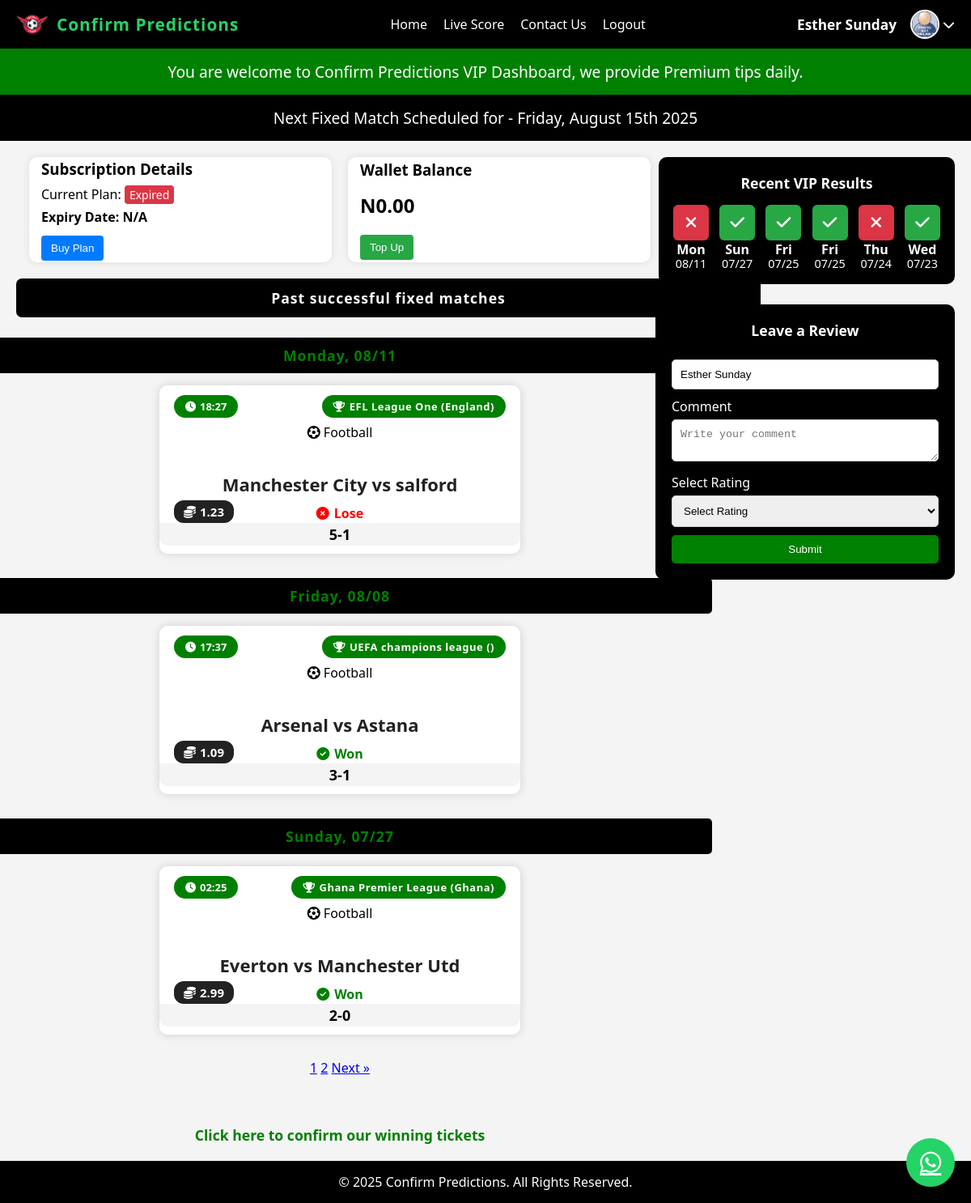
Page /vip/index (signed in) on the committed database.
### tables this page shows
CREATE TABLE `website_settings` (
  `id` int(11) NOT NULL,
  `site_name` varchar(100) DEFAULT NULL,
  `site_email` varchar(100) DEFAULT NULL,
  `logo` varchar(255) DEFAULT NULL,
  `site_url` varchar(255) DEFAULT NULL,
  `whatsapp_phone` varchar(20) DEFAULT NULL,
  `address` text NOT NULL,
  `phone1` varchar(15) NOT NULL,
  `phone2` varchar(15) NOT NULL,
  `updated_at` timestamp NOT NULL DEFAULT current_timestamp() ON UPDATE current_timestamp(),
  `paystack_secret_key` text NOT NULL,
  `paystack_public_key` text NOT NULL
);

CREATE TABLE `users` (
  `id` int(11) NOT NULL,
  `full_name` varchar(100) DEFAULT NULL,
  `email` varchar(100) NOT NULL,
  `phone` varchar(20) DEFAULT NULL,
  `password_hash` varchar(255) NOT NULL,
  `role` enum('admin','vip') DEFAULT 'vip',
  `status` enum('active','inactive','banned') DEFAULT 'active',
  `image` text DEFAULT 'uploadImage/Profile/default.png',
  `country` varchar(20) DEFAULT NULL,
  `wallet_balance` decimal(10,0) NOT NULL,
  `created_at` timestamp NOT NULL DEFAULT current_timestamp()
);

CREATE TABLE `predictions` (
  `id` int(11) NOT NULL,
  `user_id` int(4) NOT NULL,
  `type` enum('free','fixed') NOT NULL,
  `sport` varchar(20) NOT NULL,
  `match_date` datetime NOT NULL,
  `league_id` int(11) NOT NULL,
  `team_home_id` int(11) NOT NULL,
  `team_away_id` int(11) NOT NULL,
  `prediction_text` text DEFAULT NULL,
  `odds` decimal(5,2) DEFAULT NULL,
  `result` enum('pending','won','lose') DEFAULT 'pending',
  `score` varchar(10) DEFAULT NULL,
  `match_analysis` text NOT NULL,
  `created_at` timestamp NOT NULL DEFAULT current_timestamp()
);

CREATE TABLE `leagues` (
  `id` int(11) NOT NULL,
  `name` varchar(100) NOT NULL,
  `country` varchar(100) NOT NULL
);

### inc/config.php (called while the page is built, shortened)
<?php
include('../database/connect.php');
$user_id = $_SESSION["user_id"];
$stmt = $dbh->query("SELECT * FROM users where id='$user_id'");
$row_user = $stmt->fetch();
$stmt = $dbh->query("SELECT * FROM website_settings");
$row_website = $stmt->fetch();
$app_name= $row_website['site_name'] ;
$app_logo = $row_website['logo'] ;
?>

### vip/partials/container.php (the view, shortened to what this page needs)
<?php
$sql = " SELECT s.end_date, p.name AS plan_name
         FROM subscriptions s
         JOIN plans p ON s.plan_id = p.id
         WHERE s.user_id = :user_id
         ORDER BY s.id DESC
         LIMIT 1";
$stmt = $dbh->prepare($sql);
$stmt->execute(['user_id' => $user_id]);
$subscription = $stmt->fetch(PDO::FETCH_ASSOC);
$expiry_date = $subscription['end_date'] ?? null;
$plan_name   = $subscription['plan_name'] ?? null;
$is_expired = false;
?>
<div class="main-content">
    <div class="cards-row" id="loading-cards">
        <div class="card" style="padding: 15px; display: flex; flex-direction: column; align-items: flex-start;">
            <h3 style="margin-top:0; margin-bottom: 8px;">Subscription Details</h3>
            <div style="margin-bottom: 6px; font-size: 16px;">
                Current Plan:
                <?php if ($is_expired || !$plan_name): ?>
                    <span style="background:#dc3545; color:#fff; padding:2px 6px; border-radius:4px; font-size:14px;">
                        Expired
                    </span>
                <?php else: ?>
                    <?php echo htmlspecialchars($plan_name); ?>
                <?php endif; ?>
            </div>
            <div style="font-size: 16px; font-weight: bold; margin-bottom: 12px;">
                Expiry Date:
                <?php
                if ($expiry_date) {
                    echo date("F j, Y", strtotime($expiry_date));
                } else {
                    echo 'N/A';
                }
                ?>
            </div>
            <div style="display: flex; gap: 10px;">
                <button
                    style="background:#007bff; color:#fff; padding:8px 12px; border:none; border-radius:4px; cursor:pointer;
                    <?php echo (!$is_expired && $plan_name) ? 'opacity:0.6; cursor:not-allowed;' : ''; ?>"
                    <?php echo (!$is_expired && $plan_name) ? 'disabled' : 'onclick="window.location.href=\'buy-plan\'"'; ?>>
                    Buy Plan
                </button>
            </div>
        </div>
        <div class="card" style="padding: 15px; display: flex; flex-direction: column; align-items: flex-start;">
            <h3 style="margin-top:0; margin-bottom: 15px;">Wallet Balance</h3>
            <div style="font-size: 24px; font-weight: bold; margin-bottom: 20px;">
                N<?php echo isset($row_user['wallet_balance']) ? number_format($row_user['wallet_balance'], 2) : '0.00'; ?>
            </div>
            <div style="display: flex; gap: 10px;">
                <button id="btn-topup" style="background:#28a745; color:#fff; padding:8px 12px; border:none; border-radius:4px; cursor:pointer;">
                    Top Up
                </button>
            </div>
        </div>
    </div>
    <div class="past-label">
        Past successful fixed matches
    </div>
    <?php
    $limit = 3;
    $page = isset($_GET['page']) ? max(1, intval($_GET['page'])) : 1;
    $offset = ($page - 1) * $limit;
    $sql_dates = "
        SELECT DISTINCT DATE(match_date) AS match_day
        FROM predictions
        WHERE type = 'fixed' AND result IN ('won', 'lose')
        ORDER BY match_day DESC
        LIMIT :limit OFFSET :offset
    ";
    $stmt_dates = $dbh->prepare($sql_dates);
    $stmt_dates->bindValue(':limit', $limit, PDO::PARAM_INT);
    $stmt_dates->bindValue(':offset', $offset, PDO::PARAM_INT);
    $stmt_dates->execute();
    $days = $stmt_dates->fetchAll(PDO::FETCH_COLUMN);
    $sql_count = "
        SELECT COUNT(DISTINCT DATE(match_date)) AS total_days
        FROM predictions
        WHERE type = 'fixed' AND result IN ('won', 'lose')
    ";
    $total_days = $dbh->query($sql_count)->fetchColumn();
    $total_pages = ceil($total_days / $limit);
    if ($days):
    ?>
    <div class="past-matches">
        <?php foreach ($days as $day): ?>
            <?php
            $sql_matches = "
                SELECT p.*,
                       th.name AS home_team,
                       ta.name AS away_team,
                       l.name AS league_name,
                       l.country AS league_country
                FROM predictions p
                JOIN teams th ON p.team_home_id = th.id
                JOIN teams ta ON p.team_away_id = ta.id
                JOIN leagues l ON p.league_id = l.id
                WHERE DATE(p.match_date) = :match_day AND p.type = 'fixed' AND p.result IN ('won', 'lose')
                ORDER BY p.match_date ASC
            ";
            $stmt_matches = $dbh->prepare($sql_matches);
            $stmt_matches->bindValue(':match_day', $day);
            $stmt_matches->execute();
            $matches = $stmt_matches->fetchAll(PDO::FETCH_ASSOC);
            ?>
            <div class="past-matches-day">
                <div class="match-label"><?php echo date('l, m/d', strtotime($day)); ?></div>
                <div class="match-day-cards">
                    <?php foreach ($matches as $match): ?>
                        <div class="match-card">
                            <div class="league">
                                <i class="fas fa-trophy"></i>
                                <?php echo htmlspecialchars($match['league_name'] . ' (' . $match['league_country'] . ')'); ?>
                            </div>
                            <div class="sport-type">
                                <i class="fas fa-futbol"></i>
                                <?php echo isset($match['sport_type']) ? htmlspecialchars(ucfirst($match['sport_type'])) : 'Football'; ?>
                            </div>
                            <div class="time">
                                <i class="fas fa-clock"></i>
                                <?php echo date('H:i', strtotime($match['match_date'])); ?>
                            </div>
                            <div class="teams">
                                <?php echo htmlspecialchars($match['home_team'] . ' vs ' . $match['away_team']); ?>
                            </div>
                            <div class="odds">
                                <i class="fas fa-coins"></i>
                                <?php echo htmlspecialchars($match['odds']); ?>
                            </div>
                            <div id="result">
                                <?php if ($match['result'] === 'won'): ?>
                                    <span style="float:right; display: flex; align-items: center;">
                                        <i class="fas fa-check-circle" style="color:green;font-weight:bold; margin-right: 6px;"></i>
                                        <span style="color:green;font-weight:bold;">Won</span>
                                    </span>
                                <?php elseif ($match['result'] === 'lose'): ?>
                                    <span style="float:right; display: flex; align-items: center;">
                                        <i class="fas fa-times-circle" style="color:red;font-weight:bold; margin-right: 6px;"></i>
                                        <span style="color:red;font-weight:bold;">Lose</span>
                                    </span>
                                <?php endif; ?>
                            </div>
                            <div class="score">
                                <?php echo htmlspecialchars($match['score']); ?>
                            </div>
                        </div>
                    <?php endforeach; ?>
                </div>
            </div>
        <?php endforeach; ?>
        <div class="pagination">
            <?php for ($i = 1; $i <= $total_pages; $i++): ?>
                <a href="?page=<?php echo $i; ?>" class="page-link<?php echo $i == $page ? ' active' : ''; ?>"><?php echo $i; ?></a>
            <?php endfor; ?>
            <?php if ($page < $total_pages): ?>
                <a href="?page=<?php echo $page + 1; ?>" class="page-link">Next &raquo;</a>
            <?php endif; ?>
        </div>
    </div>
    <?php else: ?>
        <div class="past-matches">
            <p>No successful fixed matches found.</p>
        </div>
    <?php endif; ?>
    <div class="confirmation-link">
        <a href="../index">Click here to confirm our winning tickets</a>
    </div>
</div>
<div class="sidebar">
    <div class="vip-results">
        <?php
        $sql = "SELECT result_date, outcome FROM vip_results ORDER BY result_date DESC LIMIT 6";
        $stmt = $dbh->prepare($sql);
        $stmt->execute();
        $results = $stmt->fetchAll(PDO::FETCH_ASSOC);
        function getDayName($date) {
            return date('D', strtotime($date));
        }
        ?>
        <h4>Recent VIP Results</h4>
        <div class="result-grid">
            <?php foreach ($results as $row): ?>
                <div class="result-day <?= $row['outcome'] === 'won' ? 'won' : 'lose' ?>">
                    <div class="icon-square" style="background:<?= $row['outcome'] === 'won' ? '#28a745' : '#dc3545' ?>;color:#fff;">
                        <i class="fas <?= $row['outcome'] === 'won' ? 'fa-check' : 'fa-times' ?>"></i>
                    </div>
                    <div class="day"><?= getDayName($row['result_date']) ?></div>
                    <div class="date"><?= date('m/d', strtotime($row['result_date'])) ?></div>
                </div>
            <?php endforeach; ?>
        </div>
    </div>
    <div class="review-section">
        <h4>Leave a Review</h4>
        <form class="review-form" method="POST">
            <input type="text" name="full_name" value="<?php echo isset($row_user['full_name']) ? htmlspecialchars($row_user['full_name']) : ''; ?>" required>
            <label for="comment">Comment</label>
            <textarea id="comment" name="comment" placeholder="Write your comment" required></textarea>
            <label for="rating">Select Rating</label>
            <select id="rating" name="rating" required>
                <option value="">Select Rating</option>
            </select>
            <button type="submit" name="btnreview">Submit</button>
        </form>
    </div>
</div>
<?php include 'partials/whatsapp.php'; ?>

### vip/index.php (shortened to what this page needs)
<?php
include('../inc/config.php');
?>
<!DOCTYPE html>
<html lang="en">
<head>
    <?php include 'partials/head.php'; ?>
</head>
<body>
    <div class="navbar">
        <?php include 'partials/navbar.php'; ?>
    </div>
    <div class="welcome-bar">
        You are welcome to <?php echo $app_name; ?> VIP Dashboard, we provide Premium tips daily.
    </div>
    <div class="schedule-bar">
        <?php
        $next_day = date('l, F jS Y', strtotime('+1 day'));
        echo "Next Fixed Match Scheduled for - $next_day";
        ?>
    </div>
    <div class="container">
        <?php include 'partials/container.php'; ?>
    </div>
    <footer>
        <?php include 'partials/footer.php'; ?>
    </footer>
</body>
</html>

### vip/partials/navbar.php (shortened to what this page needs)
<div class="logo-area">
            <img src="../<?php echo $app_logo; ?>" alt="Victory Fixed Logo">
            <span><?php echo $app_name; ?></span>
        </div>
        <div class="nav-links">
            <a href="index">Home</a>
            <a href="livescores">Live Score</a>
            <a href="contact-us">Contact Us</a>
             <a href="logout">Logout</a>
        </div>
        <div class="user-area" style="position: relative;">
            <span class="user-name" id="userDropdownToggle"><?php echo $row_user['full_name']; ?></span>
            <div class="dropdown" id="userDropdown" style="display: inline-flex; align-items: center; cursor: pointer;">
                <img src="../<?php echo $row_user['image']; ?>" alt="User" class="user-img" id="userImgDropdown" style="width: 32px; height: 32px; border-radius: 50%;">
                <i class="fas fa-chevron-down" id="dropdownIcon" style="color:#fff; font-size:15px; margin-left:4px;"></i>
            </div>
        </div>

### vip/partials/footer.php
&copy; <script>document.write(new Date().getFullYear());</script> <?php echo $app_name;?>. All Rights Reserved.

### rows in the picture
website_settings: logo (picture), site_name "Confirm Predictions"
users: full_name "Esther Sunday", image (placeholder picture), wallet_balance "0.00"
predictions: league.country "EFL League One (England)", match_date "18:27", away_team "Manchester City vs salford", odds "1.23", result "lose" (drawn), score "5-1"
predictions: league.country "UEFA champions league ()", match_date "17:37", away_team "Arsenal vs Astana", odds "1.09", result "won" (drawn), score "3-1"
predictions: league.country "Ghana Premier League (Ghana)", match_date "02:25", away_team "Everton vs Manchester Utd", odds "2.99", result "won" (drawn), score "2-0"

### other values in the picture
date('l, m/d', strtotime($day)) "Monday, 08/11"
date('l, m/d', strtotime($day)) "Friday, 08/08"
date('l, m/d', strtotime($day)) "Sunday, 07/27"
getDayName($row['result_date']) "Mon"
date('m/d', strtotime($row['result_date'])) "08/11"
getDayName($row['result_date']) "Sun"
date('m/d', strtotime($row['result_date'])) "07/27"
getDayName($row['result_date']) "Fri"
date('m/d', strtotime($row['result_date'])) "07/25"
getDayName($row['result_date']) "Thu"
date('m/d', strtotime($row['result_date'])) "07/24"
getDayName($row['result_date']) "Wed"
date('m/d', strtotime($row['result_date'])) "07/23"
